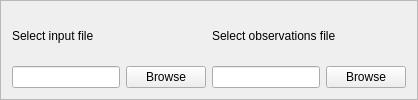
        <widget class="QFrame" name="inputFileFrame">
         <property name="minimumSize">
          <size>
           <width>0</width>
           <height>40</height>
          </size>
         </property>
         <property name="maximumSize">
          <size>
           <width>16777215</width>
           <height>100</height>
          </size>
         </property>
         <property name="frameShape">
          <enum>QFrame::StyledPanel</enum>
         </property>
         <property name="frameShadow">
          <enum>QFrame::Raised</enum>
         </property>
         <layout class="QGridLayout" name="gridLayout_3">
          <item row="0" column="0">
           <widget class="QLabel" name="inputFileText">
            <property name="maximumSize">
             <size>
              <width>16777215</width>
              <height>100</height>
             </size>
            </property>
            <property name="font">
             <font>
              <family>Arial</family>
             </font>
            </property>
            <property name="text">
             <string>Select input file</string>
            </property>
           </widget>
          </item>
          <item row="1" column="1">
           <layout class="QHBoxLayout" name="horizontalLayout_2">
            <item>
             <widget class="QLineEdit" name="outputFileEdit">
              <property name="minimumSize">
               <size>
                <width>0</width>
                <height>20</height>
               </size>
              </property>
              <property name="font">
               <font>
                <family>Arial</family>
               </font>
              </property>
             </widget>
            </item>
            <item>
             <widget class="QPushButton" name="outputFileButton">
              <property name="minimumSize">
               <size>
                <width>0</width>
                <height>20</height>
               </size>
              </property>
              <property name="font">
               <font>
                <family>Arial</family>
               </font>
              </property>
              <property name="text">
               <string>Browse</string>
              </property>
             </widget>
            </item>
           </layout>
          </item>
          <item row="0" column="1">
           <widget class="QLabel" name="outputFileText">
            <property name="sizePolicy">
             <sizepolicy hsizetype="Preferred" vsizetype="Preferred">
              <horstretch>0</horstretch>
              <verstretch>0</verstretch>
             </sizepolicy>
            </property>
            <property name="maximumSize">
             <size>
              <width>16777214</width>
              <height>16777215</height>
             </size>
            </property>
            <property name="font">
             <font>
              <family>Arial</family>
             </font>
            </property>
            <property name="text">
             <string>Select observations file</string>
            </property>
           </widget>
          </item>
          <item row="1" column="0">
           <layout class="QHBoxLayout" name="horizontalLayout_3">
            <item>
             <widget class="QLineEdit" name="inputFileEdit">
              <property name="minimumSize">
               <size>
                <width>0</width>
                <height>20</height>
               </size>
              </property>
              <property name="maximumSize">
               <size>
                <width>16777215</width>
                <height>16777215</height>
               </size>
              </property>
              <property name="font">
               <font>
                <family>Arial</family>
               </font>
              </property>
             </widget>
            </item>
            <item>
             <widget class="QPushButton" name="inputFileButton">
              <property name="minimumSize">
               <size>
                <width>0</width>
                <height>20</height>
               </size>
              </property>
              <property name="maximumSize">
               <size>
                <width>16777215</width>
                <height>16777215</height>
               </size>
              </property>
              <property name="font">
               <font>
                <family>Arial</family>
               </font>
              </property>
              <property name="text">
               <string>Browse</string>
              </property>
             </widget>
            </item>
           </layout>
          </item>
         </layout>
        </widget>
